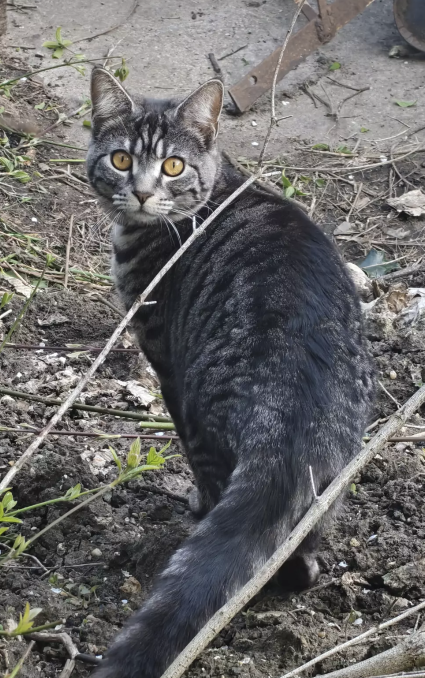
#> input picture object_detection/README/random_image.png, 849 x 1356 px, found by its file name (shown at 1/2 size)
$ python debug_preprocess.py
#> lines starting #> are read from the running program, lines starting #| are printed output that depends on the picture; after the words box and inside, x2 and y2 are one past the last pixel; in counts of white or black regions, pixels touching at a corner belong together
### vision_training/data/preprocessing.py
"""
Image, mask and bounding box preprocessing shared by the data loaders and the deployment (the requests of
deployment/deployment_utilities.py, the input contract of deployment/input_contract.py): the reading of the dataset
and inference images, naming the files that cannot be read, the resizing to the square network input with
optional centred padding (bilinear for the images, nearest on the pixel centres for the segmentation masks), the
matching box transformation, the window of the network input holding the resized image (the second input of the
exported detectors, which clip their boxes to it), and their inverses restoring predicted boxes and segmentation
predictions (class maps or probabilities) to the original image, called by the evaluations at the original resolution
(the instance segmentation trainer for the boxes, the segmentation trainer for the predictions) and left to the clients
of the exported models, no inference code of the repository calling them.
"""

import cv2
import numpy as np
import torch

from pathlib import Path
from typing import Tuple

from vision_training.utilities.os_utilities import format_path_link, print_color

# Pixel types of the image files of more than 8 bits per channel already reported by read_image, each one being reported
# once per process (the main process and every loader worker)
REPORTED_IMAGE_DEPTHS = set()


# [36 lines left out: function read_image, not called in this run]


def compute_letterbox_region(image_height: int, image_width: int, image_size: int) -> Tuple[int, int, int, int]:
    """
    Gives the part of the square network input holding an image resized with its aspect ratio kept, centred between
    the padding, so that the preprocessing places the image and the restorations of the predictions cut it out at
    exactly the same pixels.

    Args:
        image_height (int): The height of the original image in pixels.
        image_width (int): The width of the original image in pixels.
        image_size (int): The size of the square network input.

    Returns:
        Tuple[int, int, int, int]: The top row and left column of the resized image in the network input, and its
            height and width.
    """
    # Single scaling factor of the longest side, the resized sides rounded to the nearest pixel but never below one, so
    # that a very elongated image (e.g. 1 x 2000 pixels at 512) keeps its short side
    scale = image_size / max(image_height, image_width)
    resized_width, resized_height = max(1, int(round(image_width * scale))), max(1, int(round(image_height * scale)))

    # Symmetric padding around the resized image
    return (image_size - resized_height) // 2, (image_size - resized_width) // 2, resized_height, resized_width


# [26 lines left out: function compute_image_window, not called in this run]


def preprocess_image(image: np.ndarray, image_size: int, keep_ratio: bool = True,
                     interpolation: int = cv2.INTER_LINEAR, padding_value: int = 0) -> np.ndarray:
    """
    Preprocesses an image by resizing it to a specified square size, optionally maintaining its aspect ratio. The
    segmentation masks go through the same resizing and padding as their images, with the nearest interpolation on the
    pixel centres (cv2.INTER_NEAREST_EXACT) so that every pixel keeps a category of the mask and stays aligned with
    the image, and the padding at the ignored value of the masks.

    If `keep_ratio` is True, the image is padded with 'padding_value' (black for the images) to make it square before
    resizing, preventing distortion. If False, the image is simply stretched or squashed to the target size.

    Args:
        image (np.ndarray): The input image array, of shape (Height, Width, Channels), or (Height, Width) for a mask.
        image_size (int): The target width and height for the output square image.
        keep_ratio (bool): If True, pads the image to maintain its original aspect ratio before resizing.
        Defaults to True.
        interpolation (int): The OpenCV interpolation of the resizing, bilinear for the images and
            cv2.INTER_NEAREST_EXACT for the masks, the plain cv2.INTER_NEAREST shifting them by half a pixel to the
            bottom right. Defaults to cv2.INTER_LINEAR.
        padding_value (int): The value of the padding pixels, 0 (black) for the images. Defaults to 0.

    Returns:
        np.ndarray: The preprocessed and resized image of shape (image_size, image_size, Channels), or
            (image_size, image_size) for a mask.
    """
    if keep_ratio:
        # Place of the resized image in the square input, centred between the padding
        start_y, start_x, new_height, new_width = compute_letterbox_region(
            image_height=image.shape[0], image_width=image.shape[1], image_size=image_size)

        # Resize first to pure image pixels to avoid bilinear black padding bleed
        resized_image = cv2.resize(src=image, dsize=(new_width, new_height), interpolation=interpolation)

        # Create the padded square canvas, with the channels of the image when it has some
        processed_image = np.full(shape=(image_size, image_size) + image.shape[2:], fill_value=padding_value,
                                  dtype=image.dtype)

        # Drop the resized image into the center
        processed_image[start_y: start_y + new_height, start_x: start_x + new_width] = resized_image
    else:
        processed_image = cv2.resize(src=image, dsize=(image_size, image_size), interpolation=interpolation)

    return processed_image


def preprocess_boxes(bounding_boxes: list[list[float]], image_width: int, image_height: int, image_size: int,
                     keep_ratio: bool = True) -> list[list[float]]:
    """
    Adjusts bounding box coordinates to match the preprocessing transformations applied to the image.

    This function scales and optionally shifts bounding boxes in the [x_1, y_1, x_2, y_2] format
    to ensure spatial alignment is preserved when the original image is resized and padded. Any flat list of
    alternating x and y coordinates goes through the same transformation, so that the polygon vertices of the instance
    masks [x_1, y_1, x_2, y_2, x_3, y_3, ...] are placed exactly like the boxes before their rasterisation.

    Args:
        bounding_boxes (list[list[float]]): A list of bounding boxes in [x_1, y_1, x_2, y_2] format, or of flat
            [x, y, x, y, ...] coordinate lists of even length.
        image_width (int): The original width of the image before preprocessing.
        image_height (int): The original height of the image before preprocessing.
        image_size (int): The target width and height for the output image.
        keep_ratio (bool): If True, computes the scaling based on zero-padding the image to maintain its original aspect
            ratio. Defaults to True.

    Returns:
        list[list[float]]: The scaled and shifted coordinate lists, in the format of the input.
    """
    if keep_ratio:
        # A single scaling factor for both axes, then the offset of the centred padding
        start_y, start_x, _, _ = compute_letterbox_region(image_height=image_height, image_width=image_width,
                                                          image_size=image_size)
        scale = image_size / max(image_height, image_width)
        scale_x, scale_y, offset_x, offset_y = scale, scale, start_x, start_y
    else:
        # Independent horizontal and vertical scaling factors, without padding
        scale_x, scale_y, offset_x, offset_y = image_size / image_width, image_size / image_height, 0, 0

    # The x coordinates sit at the even positions of every list, the y coordinates at the odd ones
    return [[coordinate * scale_x + offset_x if coordinate_index % 2 == 0 else coordinate * scale_y + offset_y
             for coordinate_index, coordinate in enumerate(coordinates)] for coordinates in bounding_boxes]


# [87 lines left out: functions restore_boxes_to_original_image, restore_prediction_to_original_image, not called in this run]


def preprocess_image_and_boxes(image: np.ndarray, bounding_boxes: list[list[float]], image_size: int,
                               keep_ratio: bool = True) -> tuple[np.ndarray, list[list[float]]]:
    """
    Preprocesses both an image and its corresponding bounding boxes to the target spatial size.

    This function acts as a wrapper to process the image using OpenCV and shift the bounding boxes accordingly
    to fit the expected input dimensions of the object detection pipeline while optionally preserving the aspect ratio.

    Args:
        image (np.ndarray): The input image array, typically of shape (Height, Width, Channels).
        bounding_boxes (list[list[float]]): A list of bounding boxes in [x_1, y_1, x_2, y_2] format.
        image_size (int, optional): The desired output size (width and height).
        keep_ratio (bool, optional): If True, pads the image to maintain its original aspect ratio before resizing.
    Returns:
        tuple[np.ndarray, list[list[float]]]: The preprocessed image and the adjusted bounding boxes.
    """
    image_height, image_width, _ = image.shape

    processed_image = preprocess_image(image=image, image_size=image_size, keep_ratio=keep_ratio)
    processed_bounding_boxes = preprocess_boxes(bounding_boxes=bounding_boxes, image_width=image_width,
                                                image_height=image_height, image_size=image_size, keep_ratio=keep_ratio)

    return processed_image, processed_bounding_boxes

### scripts/data/debug_preprocess.py
"""
When run, preprocesses an image of the README folder and a hardcoded bounding box with
vision_training.data.preprocessing.preprocess_image_and_boxes, and shows the original and resized images with their
boxes in OpenCV windows, to debug the resizing of the images and boxes of the detection data.
"""

import os
import cv2
from pathlib import Path
from vision_training.data.preprocessing import preprocess_image_and_boxes


def debug_preprocessing() -> None:
    """
    Debug script to visualize the image and bounding box preprocessing transformations.

    This function reads a random image, applies a hardcoded bounding box in [x, y, w, h] format,
    runs the preprocessing pipeline to scale the image and bounding box, and displays the
    original and transformed results in separate OpenCV windows.
    """
    image_path = os.path.join(str(Path(__file__).resolve().parent.parent.parent), "README", "random_image.png")

    # Read the image using OpenCV
    original_image = cv2.imread(filename=image_path)
#> original_image is the input picture: shape (1356, 849, 3); mean B, G, R 104.3, 104.4, 105.6
    if original_image is None:
        print(f"Failed to load image at {image_path}")
        return

    # Hardcoded bounding box in [x_1, y_1, x_2, y_2] format
    original_bounding_boxes = [[86.0, 56.0, 650.0, 450.0]]

    # Preprocess the image and bounding boxes
    preprocessed_image, preprocessed_bounding_boxes = preprocess_image_and_boxes(
        image=original_image, bounding_boxes=original_bounding_boxes, image_size=1024, keep_ratio=True)
#> in preprocess_image, `resized_image = cv2.resize(src=image, dsize=(new_width, new_height), i..`:
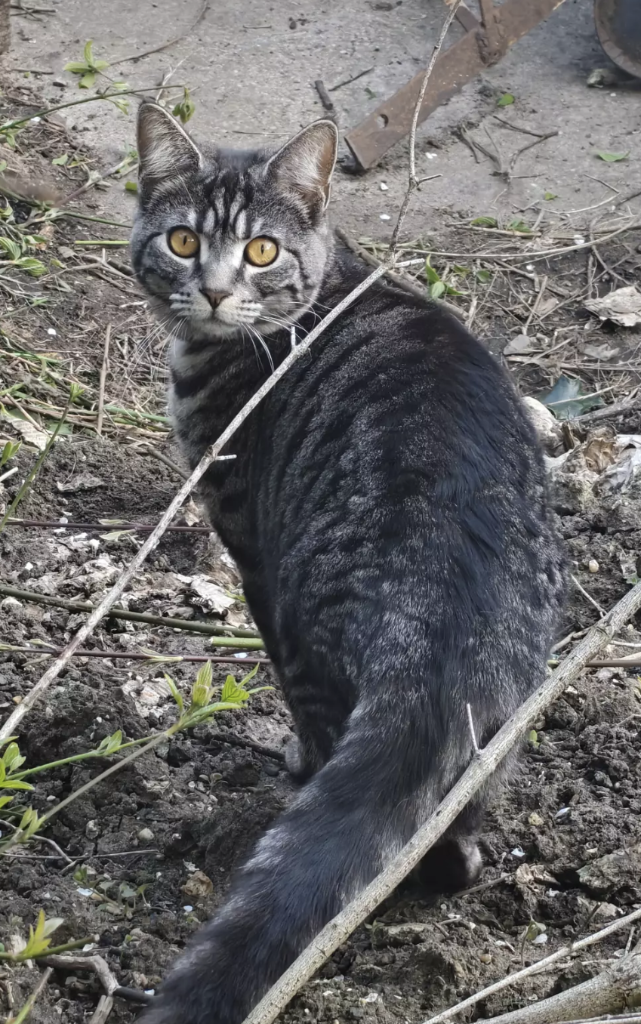
#> resized_image: shape (1024, 641, 3); mean B, G, R 104.1, 104.3, 105.5
#> in preprocess_image, `processed_image[start_y: start_y + new_height, start_x: start_x + new_..`:
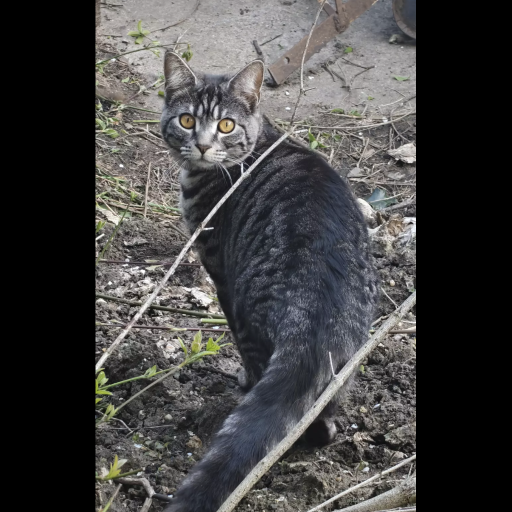
#> processed_image: shape (1024, 1024, 3) (shown at 1/2 size); mean B, G, R 65.2, 65.3, 66
#> preprocessed_bounding_boxes = [[255.9, 42.29, 681.9, 339.8]]

    # Draw bounding box on original image
    # Note: original box is [x_1, y_1, x_2, y_2]
    image_with_original_box = original_image.copy()
    box_x_1, box_y_1, box_x_2, box_y_2 = original_bounding_boxes[0]
    cv2.rectangle(img=image_with_original_box,
                  pt1=(int(box_x_1), int(box_y_1)), pt2=(int(box_x_2), int(box_y_2)), color=(0, 255, 0), thickness=2)
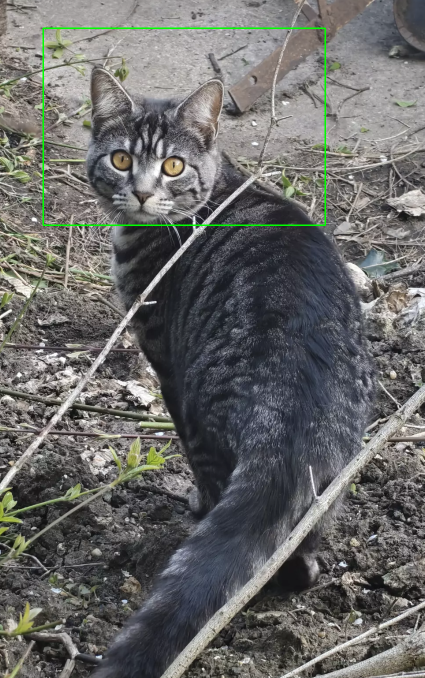
#> image_with_original_box: shape (1356, 849, 3) (shown at 1/2 size); 0.5% of pixels changed, all inside (x1, y1, x2, y2) = (85, 55, 652, 452)

    # Draw bounding box on resized image
    # Note: preprocessed box is [x_1, y_1, x_2, y_2]
    image_with_preprocessed_box = preprocessed_image.copy()
    new_x_1, new_y_1, new_x_2, new_y_2 = preprocessed_bounding_boxes[0]
#> new_x_1 = 255.9; new_y_1 = 42.29; new_x_2 = 681.9; new_y_2 = 339.8
    cv2.rectangle(img=image_with_preprocessed_box,
                  pt1=(int(new_x_1), int(new_y_1)), pt2=(int(new_x_2), int(new_y_2)), color=(50, 200, 150), thickness=2)
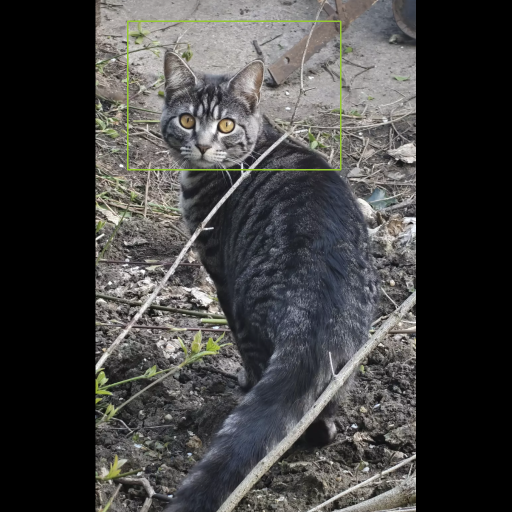
#> image_with_preprocessed_box: shape (1024, 1024, 3) (shown at 1/2 size); 0.41% of pixels changed, all inside (x1, y1, x2, y2) = (254, 41, 683, 341)

    # Display the results using OpenCV windows
    cv2.imshow(winname="Original Image & Bounding Box", mat=image_with_original_box)
    cv2.imshow(winname="Preprocessed Image & Bounding Box", mat=image_with_preprocessed_box)

    print("Press any key to close the windows...")
    cv2.waitKey(delay=0)
    cv2.destroyAllWindows()


if __name__ == "__main__":
    debug_preprocessing()
